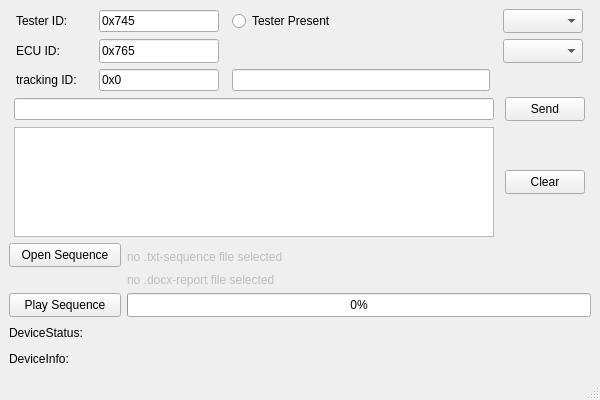
<?xml version="1.0" encoding="UTF-8"?>
<ui version="4.0">
 <class>MainWindow</class>
 <widget class="QMainWindow" name="MainWindow">
  <property name="geometry">
   <rect>
    <x>0</x>
    <y>0</y>
    <width>600</width>
    <height>400</height>
   </rect>
  </property>
  <property name="sizePolicy">
   <sizepolicy hsizetype="Maximum" vsizetype="Maximum">
    <horstretch>0</horstretch>
    <verstretch>0</verstretch>
   </sizepolicy>
  </property>
  <property name="minimumSize">
   <size>
    <width>600</width>
    <height>400</height>
   </size>
  </property>
  <property name="mouseTracking">
   <bool>true</bool>
  </property>
  <property name="windowTitle">
   <string>CAN_Test</string>
  </property>
  <property name="windowIcon">
   <iconset>
    <normaloff>release/Wave.ico</normaloff>release/Wave.ico</iconset>
  </property>
  <widget class="QWidget" name="centralwidget">
   <layout class="QGridLayout" name="gridLayout">
    <item row="2" column="0">
     <layout class="QGridLayout" name="gridLayout_2">
      <item row="0" column="0">
       <widget class="QLabel" name="label">
        <property name="sizePolicy">
         <sizepolicy hsizetype="Maximum" vsizetype="Maximum">
          <horstretch>60</horstretch>
          <verstretch>22</verstretch>
         </sizepolicy>
        </property>
        <property name="autoFillBackground">
         <bool>false</bool>
        </property>
        <property name="text">
         <string>&lt;html&gt;&lt;head/&gt;&lt;body&gt;&lt;p&gt;Tester ID:&lt;/p&gt;&lt;/body&gt;&lt;/html&gt;</string>
        </property>
       </widget>
      </item>
      <item row="1" column="1">
       <widget class="QLineEdit" name="lineEdit_ECU_ID">
        <property name="sizePolicy">
         <sizepolicy hsizetype="Minimum" vsizetype="Minimum">
          <horstretch>0</horstretch>
          <verstretch>0</verstretch>
         </sizepolicy>
        </property>
        <property name="minimumSize">
         <size>
          <width>120</width>
          <height>22</height>
         </size>
        </property>
        <property name="text">
         <string>0x765</string>
        </property>
       </widget>
      </item>
      <item row="2" column="2">
       <widget class="QLineEdit" name="lineEdit_Tracking_Data">
        <property name="sizePolicy">
         <sizepolicy hsizetype="Maximum" vsizetype="Fixed">
          <horstretch>0</horstretch>
          <verstretch>0</verstretch>
         </sizepolicy>
        </property>
        <property name="minimumSize">
         <size>
          <width>258</width>
          <height>0</height>
         </size>
        </property>
        <property name="readOnly">
         <bool>true</bool>
        </property>
       </widget>
      </item>
      <item row="1" column="0">
       <widget class="QLabel" name="label_2">
        <property name="enabled">
         <bool>true</bool>
        </property>
        <property name="sizePolicy">
         <sizepolicy hsizetype="Maximum" vsizetype="Maximum">
          <horstretch>0</horstretch>
          <verstretch>0</verstretch>
         </sizepolicy>
        </property>
        <property name="minimumSize">
         <size>
          <width>48</width>
          <height>22</height>
         </size>
        </property>
        <property name="layoutDirection">
         <enum>Qt::LeftToRight</enum>
        </property>
        <property name="text">
         <string>&lt;html&gt;&lt;head/&gt;&lt;body&gt;&lt;p&gt;ECU ID:&lt;/p&gt;&lt;/body&gt;&lt;/html&gt;</string>
        </property>
       </widget>
      </item>
      <item row="0" column="2">
       <widget class="QRadioButton" name="radioButton_testerPresent">
        <property name="minimumSize">
         <size>
          <width>140</width>
          <height>24</height>
         </size>
        </property>
        <property name="text">
         <string>Tester Present</string>
        </property>
       </widget>
      </item>
      <item row="2" column="0">
       <widget class="QLabel" name="label_4">
        <property name="enabled">
         <bool>true</bool>
        </property>
        <property name="sizePolicy">
         <sizepolicy hsizetype="Maximum" vsizetype="Maximum">
          <horstretch>0</horstretch>
          <verstretch>0</verstretch>
         </sizepolicy>
        </property>
        <property name="minimumSize">
         <size>
          <width>70</width>
          <height>22</height>
         </size>
        </property>
        <property name="layoutDirection">
         <enum>Qt::LeftToRight</enum>
        </property>
        <property name="text">
         <string>&lt;html&gt;&lt;head/&gt;&lt;body&gt;&lt;p&gt;tracking ID:&lt;/p&gt;&lt;/body&gt;&lt;/html&gt;</string>
        </property>
       </widget>
      </item>
      <item row="2" column="1">
       <widget class="QLineEdit" name="lineEdit_Tracking_ID">
        <property name="sizePolicy">
         <sizepolicy hsizetype="Maximum" vsizetype="Fixed">
          <horstretch>0</horstretch>
          <verstretch>0</verstretch>
         </sizepolicy>
        </property>
        <property name="minimumSize">
         <size>
          <width>120</width>
          <height>22</height>
         </size>
        </property>
        <property name="inputMask">
         <string comment="zz"/>
        </property>
        <property name="text">
         <string>0x0</string>
        </property>
       </widget>
      </item>
      <item row="0" column="3">
       <widget class="QComboBox" name="comboBox_IDlen">
        <property name="sizePolicy">
         <sizepolicy hsizetype="Maximum" vsizetype="Minimum">
          <horstretch>0</horstretch>
          <verstretch>0</verstretch>
         </sizepolicy>
        </property>
        <property name="minimumSize">
         <size>
          <width>80</width>
          <height>24</height>
         </size>
        </property>
        <property name="editable">
         <bool>false</bool>
        </property>
        <property name="currentText">
         <string/>
        </property>
        <property name="currentIndex">
         <number>-1</number>
        </property>
        <property name="placeholderText">
         <string/>
        </property>
       </widget>
      </item>
      <item row="1" column="3">
       <widget class="QComboBox" name="comboBox_BusSpeed">
        <property name="sizePolicy">
         <sizepolicy hsizetype="Maximum" vsizetype="Minimum">
          <horstretch>0</horstretch>
          <verstretch>0</verstretch>
         </sizepolicy>
        </property>
        <property name="minimumSize">
         <size>
          <width>80</width>
          <height>24</height>
         </size>
        </property>
       </widget>
      </item>
      <item row="0" column="1">
       <widget class="QLineEdit" name="lineEdit_Tester_ID">
        <property name="enabled">
         <bool>true</bool>
        </property>
        <property name="sizePolicy">
         <sizepolicy hsizetype="Fixed" vsizetype="Fixed">
          <horstretch>0</horstretch>
          <verstretch>0</verstretch>
         </sizepolicy>
        </property>
        <property name="minimumSize">
         <size>
          <width>120</width>
          <height>22</height>
         </size>
        </property>
        <property name="text">
         <string>0x745</string>
        </property>
       </widget>
      </item>
     </layout>
    </item>
    <item row="9" column="0">
     <layout class="QHBoxLayout" name="horizontalLayout">
      <item>
       <widget class="QLabel" name="label_7">
        <property name="text">
         <string>DeviceStatus:</string>
        </property>
       </widget>
      </item>
     </layout>
    </item>
    <item row="3" column="0">
     <layout class="QGridLayout" name="gridLayout_3">
      <item row="0" column="0">
       <widget class="QLineEdit" name="lineEdit_Send_Data">
        <property name="enabled">
         <bool>true</bool>
        </property>
        <property name="sizePolicy">
         <sizepolicy hsizetype="Maximum" vsizetype="Maximum">
          <horstretch>0</horstretch>
          <verstretch>0</verstretch>
         </sizepolicy>
        </property>
        <property name="minimumSize">
         <size>
          <width>480</width>
          <height>20</height>
         </size>
        </property>
       </widget>
      </item>
      <item row="1" column="0">
       <widget class="QPlainTextEdit" name="plainTextEdit_TesterECU_Excahge">
        <property name="sizePolicy">
         <sizepolicy hsizetype="Maximum" vsizetype="Maximum">
          <horstretch>0</horstretch>
          <verstretch>0</verstretch>
         </sizepolicy>
        </property>
        <property name="minimumSize">
         <size>
          <width>480</width>
          <height>20</height>
         </size>
        </property>
        <property name="maximumSize">
         <size>
          <width>480</width>
          <height>110</height>
         </size>
        </property>
        <property name="baseSize">
         <size>
          <width>400</width>
          <height>50</height>
         </size>
        </property>
        <property name="readOnly">
         <bool>true</bool>
        </property>
       </widget>
      </item>
      <item row="0" column="1">
       <widget class="QPushButton" name="pushButton_Send">
        <property name="sizePolicy">
         <sizepolicy hsizetype="Maximum" vsizetype="Minimum">
          <horstretch>0</horstretch>
          <verstretch>0</verstretch>
         </sizepolicy>
        </property>
        <property name="minimumSize">
         <size>
          <width>80</width>
          <height>24</height>
         </size>
        </property>
        <property name="text">
         <string>Send</string>
        </property>
       </widget>
      </item>
      <item row="1" column="1">
       <widget class="QPushButton" name="pushButton_Clear">
        <property name="sizePolicy">
         <sizepolicy hsizetype="Minimum" vsizetype="Maximum">
          <horstretch>0</horstretch>
          <verstretch>0</verstretch>
         </sizepolicy>
        </property>
        <property name="minimumSize">
         <size>
          <width>80</width>
          <height>24</height>
         </size>
        </property>
        <property name="text">
         <string>Clear</string>
        </property>
       </widget>
      </item>
     </layout>
    </item>
    <item row="8" column="0">
     <layout class="QGridLayout" name="gridLayout_1">
      <item row="0" column="0">
       <widget class="QPushButton" name="pushButton_Open_Sequence">
        <property name="sizePolicy">
         <sizepolicy hsizetype="Maximum" vsizetype="Fixed">
          <horstretch>0</horstretch>
          <verstretch>0</verstretch>
         </sizepolicy>
        </property>
        <property name="minimumSize">
         <size>
          <width>112</width>
          <height>24</height>
         </size>
        </property>
        <property name="maximumSize">
         <size>
          <width>112</width>
          <height>24</height>
         </size>
        </property>
        <property name="baseSize">
         <size>
          <width>117</width>
          <height>20</height>
         </size>
        </property>
        <property name="layoutDirection">
         <enum>Qt::RightToLeft</enum>
        </property>
        <property name="text">
         <string>Open Sequence</string>
        </property>
       </widget>
      </item>
      <item row="0" column="1">
       <widget class="QLabel" name="label_3">
        <property name="enabled">
         <bool>false</bool>
        </property>
        <property name="sizePolicy">
         <sizepolicy hsizetype="Ignored" vsizetype="Ignored">
          <horstretch>0</horstretch>
          <verstretch>0</verstretch>
         </sizepolicy>
        </property>
        <property name="minimumSize">
         <size>
          <width>260</width>
          <height>24</height>
         </size>
        </property>
        <property name="maximumSize">
         <size>
          <width>100</width>
          <height>20</height>
         </size>
        </property>
        <property name="text">
         <string>no .txt-sequence file selected</string>
        </property>
       </widget>
      </item>
      <item row="2" column="1">
       <widget class="QProgressBar" name="progressBar">
        <property name="minimumSize">
         <size>
          <width>260</width>
          <height>24</height>
         </size>
        </property>
        <property name="value">
         <number>0</number>
        </property>
       </widget>
      </item>
      <item row="2" column="0">
       <widget class="QPushButton" name="pushButton_Play_Sequence">
        <property name="sizePolicy">
         <sizepolicy hsizetype="Maximum" vsizetype="Fixed">
          <horstretch>0</horstretch>
          <verstretch>0</verstretch>
         </sizepolicy>
        </property>
        <property name="minimumSize">
         <size>
          <width>112</width>
          <height>24</height>
         </size>
        </property>
        <property name="layoutDirection">
         <enum>Qt::RightToLeft</enum>
        </property>
        <property name="text">
         <string>Play Sequence</string>
        </property>
       </widget>
      </item>
      <item row="1" column="1">
       <widget class="QLabel" name="label_6">
        <property name="enabled">
         <bool>false</bool>
        </property>
        <property name="text">
         <string>no .docx-report file selected</string>
        </property>
       </widget>
      </item>
     </layout>
    </item>
    <item row="10" column="0">
     <layout class="QVBoxLayout" name="verticalLayout">
      <item>
       <widget class="QLabel" name="label_5">
        <property name="text">
         <string>DeviceInfo:</string>
        </property>
       </widget>
      </item>
     </layout>
    </item>
   </layout>
  </widget>
  <widget class="QMenuBar" name="menubar">
   <property name="geometry">
    <rect>
     <x>0</x>
     <y>0</y>
     <width>600</width>
     <height>22</height>
    </rect>
   </property>
  </widget>
  <widget class="QStatusBar" name="statusbar"/>
 </widget>
 <resources/>
 <connections/>
</ui>
